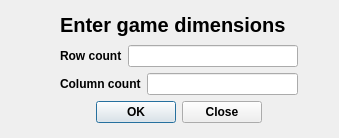
<?xml version="1.0" encoding="UTF-8"?>
<ui version="4.0">
 <class>GameDimensionsDialogWindow</class>
 <widget class="QDialog" name="GameDimensionsDialogWindow">
  <property name="geometry">
   <rect>
    <x>0</x>
    <y>0</y>
    <width>339</width>
    <height>138</height>
   </rect>
  </property>
  <property name="windowTitle">
   <string>Minesweeper</string>
  </property>
  <widget class="QWidget" name="">
   <property name="geometry">
    <rect>
     <x>60</x>
     <y>10</y>
     <width>238</width>
     <height>113</height>
    </rect>
   </property>
   <layout class="QVBoxLayout" name="verticalLayout_2">
    <item>
     <widget class="QLabel" name="dialogHeader_Label">
      <property name="font">
       <font>
        <pointsize>15</pointsize>
        <weight>75</weight>
        <bold>true</bold>
       </font>
      </property>
      <property name="text">
       <string>Enter game dimensions</string>
      </property>
     </widget>
    </item>
    <item>
     <layout class="QVBoxLayout" name="verticalLayout">
      <item>
       <layout class="QHBoxLayout" name="horizontalLayout">
        <item>
         <widget class="QLabel" name="rowCount_Label">
          <property name="font">
           <font>
            <weight>75</weight>
            <bold>true</bold>
           </font>
          </property>
          <property name="text">
           <string>Row count</string>
          </property>
         </widget>
        </item>
        <item>
         <widget class="QLineEdit" name="rowCount_LineEdit"/>
        </item>
       </layout>
      </item>
      <item>
       <layout class="QHBoxLayout" name="horizontalLayout_2">
        <item>
         <widget class="QLabel" name="columnCount_Label">
          <property name="font">
           <font>
            <weight>75</weight>
            <bold>true</bold>
           </font>
          </property>
          <property name="text">
           <string>Column count</string>
          </property>
         </widget>
        </item>
        <item>
         <widget class="QLineEdit" name="columnCount_LineEdit"/>
        </item>
       </layout>
      </item>
     </layout>
    </item>
    <item>
     <widget class="QDialogButtonBox" name="buttonBox">
      <property name="font">
       <font>
        <weight>75</weight>
        <bold>true</bold>
       </font>
      </property>
      <property name="orientation">
       <enum>Qt::Horizontal</enum>
      </property>
      <property name="standardButtons">
       <set>QDialogButtonBox::Close|QDialogButtonBox::Ok</set>
      </property>
      <property name="centerButtons">
       <bool>true</bool>
      </property>
     </widget>
    </item>
   </layout>
  </widget>
 </widget>
 <resources/>
 <connections>
  <connection>
   <sender>buttonBox</sender>
   <signal>accepted()</signal>
   <receiver>GameDimensionsDialogWindow</receiver>
   <slot>accept()</slot>
   <hints>
    <hint type="sourcelabel">
     <x>248</x>
     <y>254</y>
    </hint>
    <hint type="destinationlabel">
     <x>157</x>
     <y>274</y>
    </hint>
   </hints>
  </connection>
  <connection>
   <sender>buttonBox</sender>
   <signal>rejected()</signal>
   <receiver>GameDimensionsDialogWindow</receiver>
   <slot>reject()</slot>
   <hints>
    <hint type="sourcelabel">
     <x>316</x>
     <y>260</y>
    </hint>
    <hint type="destinationlabel">
     <x>286</x>
     <y>274</y>
    </hint>
   </hints>
  </connection>
 </connections>
</ui>
